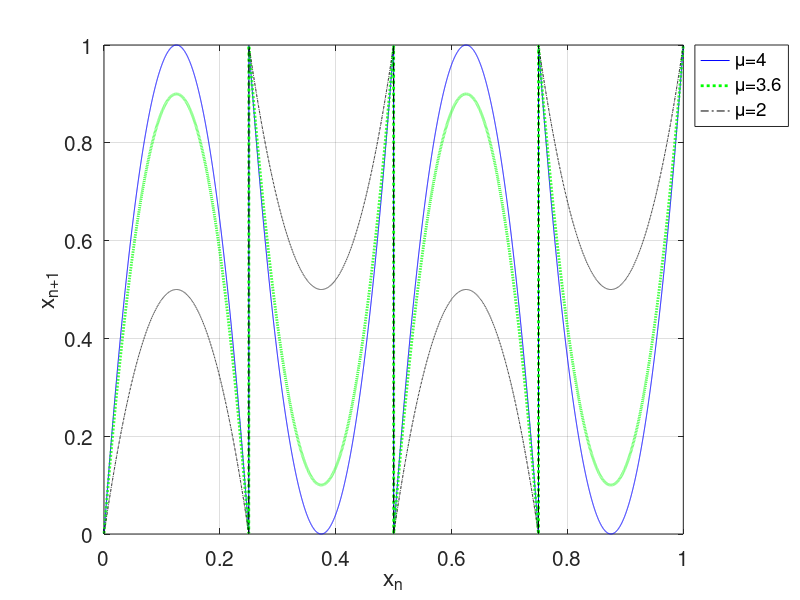

Here is the MATLAB script that generated this plot:
close all;clc,clear
box on
hold on
grid on
xlabel('x_n');
ylabel('x_n_+_1');
set(gca, 'FontSize', 15);
set(gca,'XLim',[0 1]);
set(gca,'YLim',[0 1]);
set(gca, 'XTick',0:0.2:1);
set(gca, 'YTick',0:0.2:1);
M = zeros(1,10000);N=4;
for k = [4 3.6 2]
    for i = 1:10000
        x0=i/10000;
        if x0>0&&x0<1/N
            y = k.*N^2.*x0.*(1/N-x0);       
        elseif x0>1/N&&x0<1
            for j=1:2:(N-1)
                if x0>j/N&&x0<(j+1)/N
                    y=1-k.*N^2.*(x0-j/N).*((j+1)/N-x0);
                end
            end
            for j=2:2:(N-1)
                if x0>j/N&&x0<(j+1)/N
                    y=k.*N^2.*(x0-j/N)*((j+1)/N-x0);                
                end
            end
        elseif x0==1
            y=x0-1/(100*N);        
        else
            y=x0+1/(100*N);      
        end
        M(i) = y;
    end
    i = 0.0001:0.0001:1;
    if k==4
        plot(i,M,'-b');
    elseif k==3.6
        plot(i,M,':g','LineWidth',2);
    else
        plot(i,M,'-.k');
    end
end

legend('\mu=4','\mu=3.6','\mu=2','Location','NorthEastOutside');
hold off
saveas(gcf,'images/img08','png');
